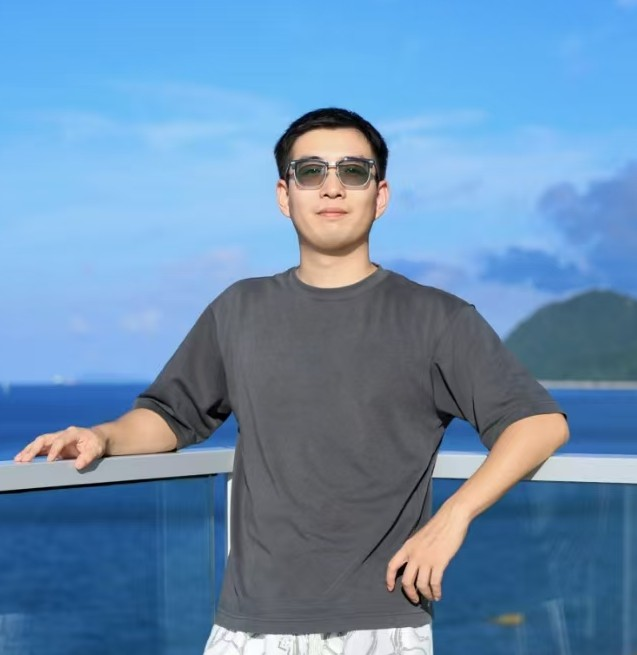
#> input picture photos/Mu Jia.original.jpg, 637 x 655 px
$ python crop_photo.py
#> lines starting #> are read from the running program, lines starting #| are printed output that depends on the picture
#> in main, img is the input picture: PIL image 637x655 RGB; mean R, G, B 104.5, 141.4, 176.7
from PIL import Image, ImageOps
import os

ROOT = os.path.join(os.path.dirname(__file__), '..')
SRC = os.path.join(ROOT, 'photos', 'Mu Jia.jpg')
BACKUP = os.path.join(ROOT, 'photos', 'Mu Jia.original.jpg')
TARGET_W, TARGET_H = 280, 280


def center_crop_cover(img: Image.Image, target_w: int, target_h: int) -> Image.Image:
    # respect EXIF orientation
#> called with target_w = 280, target_h = 280
    img = ImageOps.exif_transpose(img)
    w, h = img.size
#> w = 637; h = 655
    target_ratio = target_w / target_h
    src_ratio = w / h if h else 1.0
#> src_ratio = 0.973
    if src_ratio > target_ratio:
        # too wide: crop width
        new_w = int(h * target_ratio)
        left = max((w - new_w) // 2, 0)
        box = (left, 0, left + new_w, h)
    else:
        # too tall: crop height
        new_h = int(w / target_ratio)
#> new_h = 637
        top = max((h - new_h) // 2, 0)
#> top = 9
        box = (0, top, w, top + new_h)
#> box = (0, 9, 637, 646)
    cropped = img.crop(box)
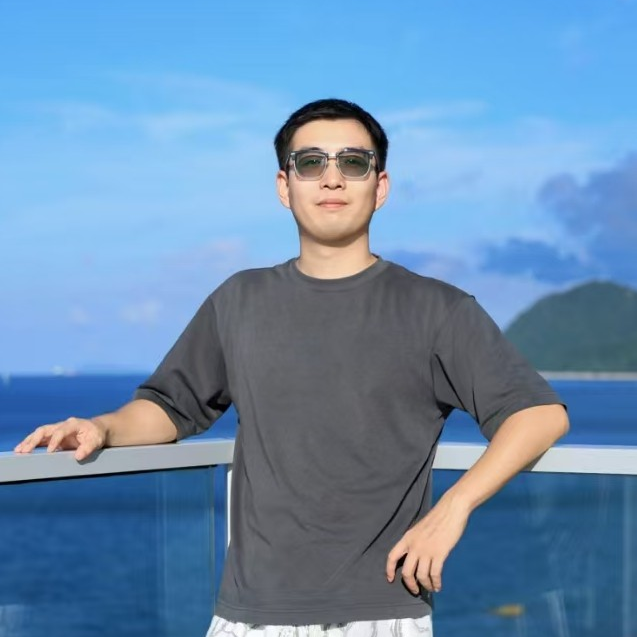
#> cropped: PIL image 637x637 RGB; mean R, G, B 104.7, 141, 175.9
    resized = cropped.resize((target_w, target_h), Image.LANCZOS)
    return resized


def main():
    if not os.path.exists(SRC):
        raise FileNotFoundError(f"Source photo not found: {SRC}")
    # backup original once
    try:
        if not os.path.exists(BACKUP):
            os.replace(SRC, BACKUP)
        else:
            # if backup exists, read from backup to avoid repeated re-cropping
            pass
    except Exception:
        # if replace fails, fall back to copying logic
        if not os.path.exists(BACKUP):
            with open(SRC, 'rb') as r, open(BACKUP, 'wb') as w:
                w.write(r.read())

    src_path = BACKUP if os.path.exists(BACKUP) else SRC
    with Image.open(src_path) as img:
        out = center_crop_cover(img, TARGET_W, TARGET_H)
        # preserve metadata and save at max quality without extra compression
        exif = img.info.get('exif')
        icc = img.info.get('icc_profile')
        out = out.convert('RGB')
        save_kwargs = {}
        if exif:
            save_kwargs['exif'] = exif
        if icc:
            save_kwargs['icc_profile'] = icc
        out.save(
            SRC,
            format='JPEG',
            quality=100,
            subsampling=0,
            optimize=False,
            progressive=False,
            **save_kwargs,
        )
        print(f"Cropped and replaced photo at: {SRC}")


if __name__ == '__main__':
    main()
